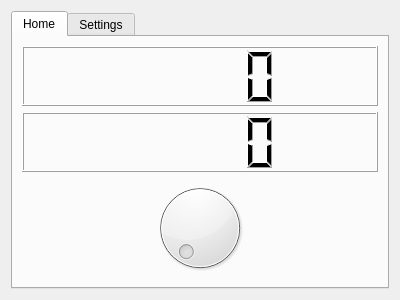
<?xml version="1.0" encoding="UTF-8"?>
<ui version="4.0">
 <class>Dialog</class>
 <widget class="QDialog" name="Dialog">
  <property name="geometry">
   <rect>
    <x>0</x>
    <y>0</y>
    <width>400</width>
    <height>300</height>
   </rect>
  </property>
  <property name="windowTitle">
   <string>Dialog</string>
  </property>
  <layout class="QHBoxLayout" name="horizontalLayout">
   <item>
    <widget class="QTabWidget" name="tabWidget">
     <property name="currentIndex">
      <number>0</number>
     </property>
     <widget class="QWidget" name="tab_home">
      <attribute name="title">
       <string>Home</string>
      </attribute>
      <layout class="QVBoxLayout" name="verticalLayout">
       <item>
        <widget class="QLCDNumber" name="lcdNumber"/>
       </item>
       <item>
        <widget class="QLCDNumber" name="lcdNumber_3">
         <property name="font">
          <font>
           <pointsize>18</pointsize>
          </font>
         </property>
         <property name="smallDecimalPoint">
          <bool>false</bool>
         </property>
        </widget>
       </item>
       <item>
        <widget class="QDial" name="dial_3">
         <property name="cursor">
          <cursorShape>ArrowCursor</cursorShape>
         </property>
         <property name="maximum">
          <number>100</number>
         </property>
        </widget>
       </item>
      </layout>
     </widget>
     <widget class="QWidget" name="tab_settings">
      <attribute name="title">
       <string>Settings</string>
      </attribute>
     </widget>
    </widget>
   </item>
  </layout>
 </widget>
 <resources/>
 <connections>
  <connection>
   <sender>dial_3</sender>
   <signal>sliderMoved(int)</signal>
   <receiver>lcdNumber_3</receiver>
   <slot>display(int)</slot>
   <hints>
    <hint type="sourcelabel">
     <x>89</x>
     <y>185</y>
    </hint>
    <hint type="destinationlabel">
     <x>98</x>
     <y>142</y>
    </hint>
   </hints>
  </connection>
 </connections>
</ui>
